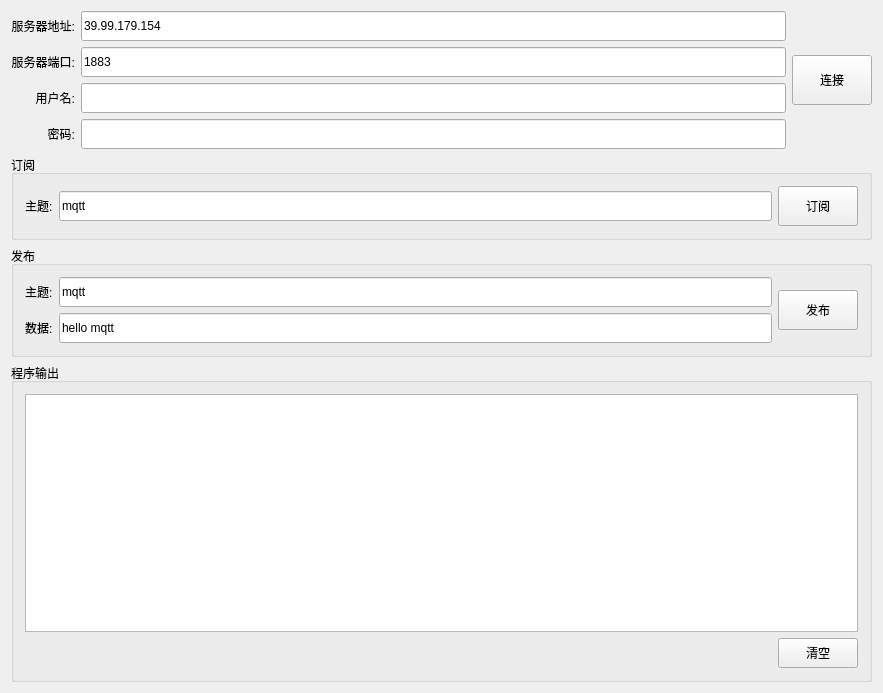
<?xml version="1.0" encoding="UTF-8"?>
<ui version="4.0">
 <class>MainWidget</class>
 <widget class="QWidget" name="MainWidget">
  <property name="geometry">
   <rect>
    <x>0</x>
    <y>0</y>
    <width>883</width>
    <height>693</height>
   </rect>
  </property>
  <property name="windowTitle">
   <string>MainWidget</string>
  </property>
  <layout class="QVBoxLayout" name="verticalLayout_2">
   <item>
    <layout class="QHBoxLayout" name="horizontalLayout">
     <item>
      <layout class="QGridLayout" name="gridLayout">
       <item row="2" column="0">
        <widget class="QLabel" name="label">
         <property name="text">
          <string>用户名:</string>
         </property>
         <property name="alignment">
          <set>Qt::AlignRight|Qt::AlignTrailing|Qt::AlignVCenter</set>
         </property>
        </widget>
       </item>
       <item row="3" column="0">
        <widget class="QLabel" name="label_2">
         <property name="text">
          <string>密码:</string>
         </property>
         <property name="alignment">
          <set>Qt::AlignRight|Qt::AlignTrailing|Qt::AlignVCenter</set>
         </property>
        </widget>
       </item>
       <item row="1" column="0">
        <widget class="QLabel" name="label_3">
         <property name="text">
          <string>服务器端口:</string>
         </property>
         <property name="alignment">
          <set>Qt::AlignRight|Qt::AlignTrailing|Qt::AlignVCenter</set>
         </property>
        </widget>
       </item>
       <item row="0" column="0">
        <widget class="QLabel" name="label_7">
         <property name="text">
          <string>服务器地址:</string>
         </property>
         <property name="alignment">
          <set>Qt::AlignRight|Qt::AlignTrailing|Qt::AlignVCenter</set>
         </property>
        </widget>
       </item>
       <item row="0" column="1">
        <widget class="QLineEdit" name="lineHostName">
         <property name="minimumSize">
          <size>
           <width>0</width>
           <height>30</height>
          </size>
         </property>
         <property name="text">
          <string>39.99.179.154</string>
         </property>
        </widget>
       </item>
       <item row="1" column="1">
        <widget class="QLineEdit" name="linePort">
         <property name="minimumSize">
          <size>
           <width>0</width>
           <height>30</height>
          </size>
         </property>
         <property name="text">
          <string>1883</string>
         </property>
        </widget>
       </item>
       <item row="2" column="1">
        <widget class="QLineEdit" name="lineUserName">
         <property name="minimumSize">
          <size>
           <width>0</width>
           <height>30</height>
          </size>
         </property>
        </widget>
       </item>
       <item row="3" column="1">
        <widget class="QLineEdit" name="linePassword">
         <property name="minimumSize">
          <size>
           <width>0</width>
           <height>30</height>
          </size>
         </property>
        </widget>
       </item>
      </layout>
     </item>
     <item>
      <widget class="QPushButton" name="buttonConnect">
       <property name="minimumSize">
        <size>
         <width>0</width>
         <height>50</height>
        </size>
       </property>
       <property name="text">
        <string>连接</string>
       </property>
      </widget>
     </item>
    </layout>
   </item>
   <item>
    <widget class="QGroupBox" name="groupBox_3">
     <property name="title">
      <string>订阅</string>
     </property>
     <layout class="QHBoxLayout" name="horizontalLayout_4">
      <item>
       <widget class="QLabel" name="label_4">
        <property name="text">
         <string>主题:</string>
        </property>
       </widget>
      </item>
      <item>
       <widget class="QLineEdit" name="lineSubTopic">
        <property name="minimumSize">
         <size>
          <width>0</width>
          <height>30</height>
         </size>
        </property>
        <property name="text">
         <string>mqtt</string>
        </property>
       </widget>
      </item>
      <item>
       <widget class="QPushButton" name="buttonSub">
        <property name="minimumSize">
         <size>
          <width>0</width>
          <height>40</height>
         </size>
        </property>
        <property name="text">
         <string>订阅</string>
        </property>
       </widget>
      </item>
     </layout>
    </widget>
   </item>
   <item>
    <widget class="QGroupBox" name="groupBox">
     <property name="title">
      <string>发布</string>
     </property>
     <layout class="QHBoxLayout" name="horizontalLayout_2">
      <item>
       <layout class="QGridLayout" name="gridLayout_2">
        <item row="0" column="0">
         <widget class="QLabel" name="label_5">
          <property name="text">
           <string>主题:</string>
          </property>
         </widget>
        </item>
        <item row="0" column="1">
         <widget class="QLineEdit" name="linePubTopic">
          <property name="minimumSize">
           <size>
            <width>0</width>
            <height>30</height>
           </size>
          </property>
          <property name="text">
           <string>mqtt</string>
          </property>
         </widget>
        </item>
        <item row="1" column="0">
         <widget class="QLabel" name="label_6">
          <property name="text">
           <string>数据:</string>
          </property>
         </widget>
        </item>
        <item row="1" column="1">
         <widget class="QLineEdit" name="linePubData">
          <property name="minimumSize">
           <size>
            <width>0</width>
            <height>30</height>
           </size>
          </property>
          <property name="text">
           <string>hello mqtt</string>
          </property>
         </widget>
        </item>
       </layout>
      </item>
      <item>
       <widget class="QPushButton" name="buttonPub">
        <property name="minimumSize">
         <size>
          <width>0</width>
          <height>40</height>
         </size>
        </property>
        <property name="text">
         <string>发布</string>
        </property>
       </widget>
      </item>
     </layout>
    </widget>
   </item>
   <item>
    <widget class="QGroupBox" name="groupBox_2">
     <property name="title">
      <string>程序输出</string>
     </property>
     <layout class="QVBoxLayout" name="verticalLayout">
      <item>
       <widget class="QTextEdit" name="textLog">
        <property name="readOnly">
         <bool>true</bool>
        </property>
       </widget>
      </item>
      <item>
       <layout class="QHBoxLayout" name="horizontalLayout_3">
        <item>
         <spacer name="horizontalSpacer">
          <property name="orientation">
           <enum>Qt::Horizontal</enum>
          </property>
          <property name="sizeHint" stdset="0">
           <size>
            <width>40</width>
            <height>20</height>
           </size>
          </property>
         </spacer>
        </item>
        <item>
         <widget class="QPushButton" name="buttonClean">
          <property name="minimumSize">
           <size>
            <width>0</width>
            <height>30</height>
           </size>
          </property>
          <property name="text">
           <string>清空</string>
          </property>
         </widget>
        </item>
       </layout>
      </item>
     </layout>
    </widget>
   </item>
  </layout>
 </widget>
 <layoutdefault spacing="6" margin="11"/>
 <resources/>
 <connections/>
</ui>
